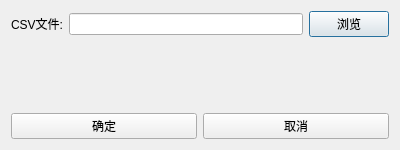
<?xml version="1.0" encoding="UTF-8"?>
<ui version="4.0">
 <class>ImportProfessorDialog</class>
 <widget class="QDialog" name="ImportProfessorDialog">
  <property name="geometry">
   <rect>
    <x>0</x>
    <y>0</y>
    <width>400</width>
    <height>150</height>
   </rect>
  </property>
  <property name="windowTitle">
   <string>导入教师时间</string>
  </property>
  <property name="modal">
   <bool>true</bool>
  </property>
  <layout class="QVBoxLayout" name="mainLayout">
   <item>
    <layout class="QFormLayout" name="formLayout">
     <item row="0" column="0">
      <widget class="QLabel" name="fileLabel">
       <property name="text">
        <string>CSV文件:</string>
       </property>
      </widget>
     </item>
     <item row="0" column="1">
      <layout class="QHBoxLayout" name="fileLayout">
       <item>
        <widget class="QLineEdit" name="filePathEdit">
         <property name="readOnly">
          <bool>true</bool>
         </property>
        </widget>
       </item>
       <item>
        <widget class="QPushButton" name="browseButton">
         <property name="text">
          <string>浏览</string>
         </property>
        </widget>
       </item>
      </layout>
     </item>
    </layout>
   </item>
   <item>
    <layout class="QHBoxLayout" name="buttonLayout">
     <item>
      <widget class="QPushButton" name="okButton">
       <property name="text">
        <string>确定</string>
       </property>
      </widget>
     </item>
     <item>
      <widget class="QPushButton" name="cancelButton">
       <property name="text">
        <string>取消</string>
       </property>
      </widget>
     </item>
    </layout>
   </item>
  </layout>
 </widget>
 <connections>
  <connection>
   <sender>browseButton</sender>
   <signal>clicked()</signal>
   <receiver>ImportProfessorDialog</receiver>
   <slot>onBrowseClicked()</slot>
  </connection>
  <connection>
   <sender>okButton</sender>
   <signal>clicked()</signal>
   <receiver>ImportProfessorDialog</receiver>
   <slot>accept()</slot>
  </connection>
  <connection>
   <sender>cancelButton</sender>
   <signal>clicked()</signal>
   <receiver>ImportProfessorDialog</receiver>
   <slot>reject()</slot>
  </connection>
 </connections>
 <slots>
  <slot>onBrowseClicked()</slot>
 </slots>
</ui>
